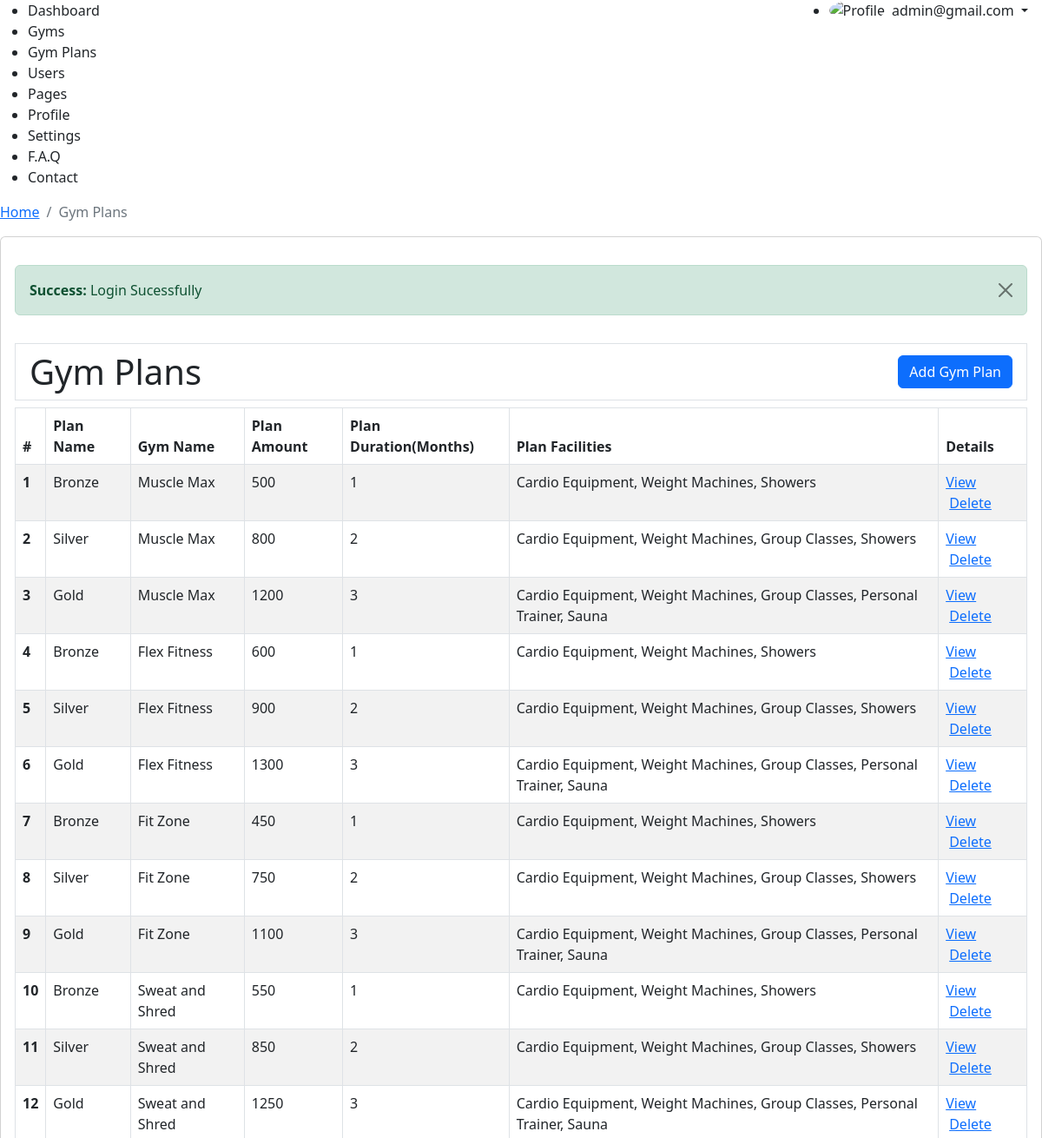
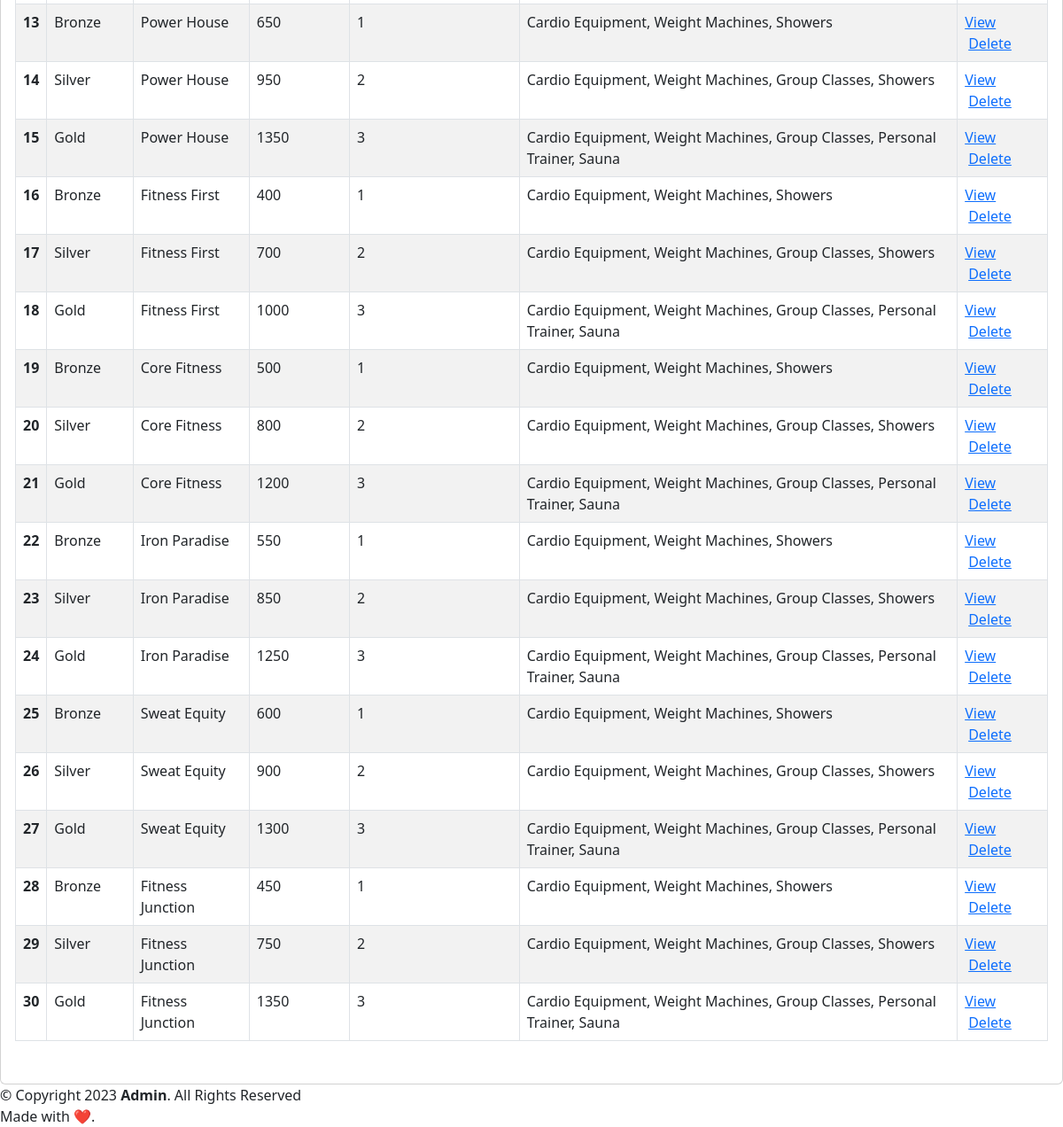
The page /admin/gymPlans.php (signed in) on the database its author committed (2 pictures, top to bottom).
### tables this page shows
CREATE TABLE `tbl_gym_plans` (
  `id` int(11) NOT NULL,
  `name` varchar(255) NOT NULL,
  `price` float NOT NULL,
  `gym_id` int(11) NOT NULL,
  `duration` int(11) NOT NULL,
  `facilities` varchar(255) NOT NULL
);

CREATE TABLE `tbl_gyms` (
  `id` int(11) NOT NULL,
  `name` varchar(255) NOT NULL,
  `image` varchar(255) NOT NULL,
  `location` varchar(255) NOT NULL,
  `activities` varchar(255) NOT NULL,
  `phy_disabled` tinyint(1) NOT NULL,
  `description` text NOT NULL,
  `date` varchar(255) NOT NULL
);

### admin/gymPlans.php (the view, shortened to what this page needs)
<?php
require_once __DIR__ . "/include/layout-start.php";
?>
<?php
$sql = "SELECT a.*, b.name AS gym_name FROM tbl_gym_plans a LEFT JOIN tbl_gyms b ON a.gym_id=b.id;";
$result = $conn -> query($sql);
$rows = $result -> fetch_all(MYSQLI_ASSOC);
?>
<div class="py-3">
<div class="table-responsive">
    <h1 class="py-2 px-3 border border-1 d-flex justify-content-between align-items-center">
        <span>Gym Plans</span>
        <a href="<?=ADMIN_URL?>addGymPlan.php" class="btn btn-primary">Add Gym Plan</a>
    </h1>
    <table class="table table-bordered  table-striped">
        <thead>
            <tr>
                <th scope="col">#</th>
                <th scope="col">Plan Name</th>
                <th scope="col">Gym Name</th>
                <th scope="col">Plan Amount</th>
                <th scope="col">Plan Duration(Months)</th>
                <th scope="col">Plan Facilities</th>
                <th scope="col">Details</th>
            </tr>
        </thead>
        <tbody>
            <?php
            $sl = 0;
            foreach ($rows as $key => $value) {
                $sl++;
            ?>
                <tr>
                    <th scope="row"><?=$sl?></th>
                    <td><?=$value['name']?></td>
                    <td><?=$value['gym_name']?></td>
                    <td><?=$value['price']?></td>
                    <td><?=$value['duration']?></td>
                    <td><?=$value['facilities']?></td>
                    <td>
                        <a href="<?=ADMIN_URL?>gymPlanDetails.php?plan_id=<?=$value['id']?>">
                            View
                        </a>
                        <a class="ms-1"
                            href="<?=ADMIN_URL?>gymPlans.php?did=<?=$value['id']?>"
                            onclick="return confirm('Are you sure?')">
                            Delete
                        </a>
                    </td>
                </tr>
            <?php } ?>
        </tbody>
    </table>
</div>
</div>
<?php require_once __DIR__ . "/include/layout-end.php"; ?>

### rows shown on the page
tbl_gym_plans: name "Bronze", gym.name "Muscle Max", price "500", duration "1", facilities "Cardio Equipment, Weight Machines, Showers"
tbl_gym_plans: name "Silver", gym.name "Muscle Max", price "800", duration "2", facilities "Cardio Equipment, Weight Machines, Group Classes, Showers"
tbl_gym_plans: name "Gold", gym.name "Muscle Max", price "1200", duration "3", facilities "Cardio Equipment, Weight Machines, Group Classes, Personal Trainer, Sauna"
tbl_gym_plans: name "Bronze", gym.name "Flex Fitness", price "600", duration "1", facilities "Cardio Equipment, Weight Machines, Showers"
tbl_gym_plans: name "Silver", gym.name "Flex Fitness", price "900", duration "2", facilities "Cardio Equipment, Weight Machines, Group Classes, Showers"
tbl_gym_plans: name "Gold", gym.name "Flex Fitness", price "1300", duration "3", facilities "Cardio Equipment, Weight Machines, Group Classes, Personal Trainer, Sauna"
tbl_gym_plans: name "Bronze", gym.name "Fit Zone", price "450", duration "1", facilities "Cardio Equipment, Weight Machines, Showers"
tbl_gym_plans: name "Silver", gym.name "Fit Zone", price "750", duration "2", facilities "Cardio Equipment, Weight Machines, Group Classes, Showers"
tbl_gym_plans: name "Gold", gym.name "Fit Zone", price "1100", duration "3", facilities "Cardio Equipment, Weight Machines, Group Classes, Personal Trainer, Sauna"
tbl_gym_plans: name "Bronze", gym.name "Sweat and Shred", price "550", duration "1", facilities "Cardio Equipment, Weight Machines, Showers"
tbl_gym_plans: name "Silver", gym.name "Sweat and Shred", price "850", duration "2", facilities "Cardio Equipment, Weight Machines, Group Classes, Showers"
tbl_gym_plans: name "Gold", gym.name "Sweat and Shred", price "1250", duration "3", facilities "Cardio Equipment, Weight Machines, Group Classes, Personal Trainer, Sauna"
tbl_gym_plans: name "Bronze", gym.name "Power House", price "650", duration "1", facilities "Cardio Equipment, Weight Machines, Showers"
tbl_gym_plans: name "Silver", gym.name "Power House", price "950", duration "2", facilities "Cardio Equipment, Weight Machines, Group Classes, Showers"
tbl_gym_plans: name "Gold", gym.name "Power House", price "1350", duration "3", facilities "Cardio Equipment, Weight Machines, Group Classes, Personal Trainer, Sauna"
tbl_gym_plans: name "Bronze", gym.name "Fitness First", price "400", duration "1", facilities "Cardio Equipment, Weight Machines, Showers"
tbl_gym_plans: name "Silver", gym.name "Fitness First", price "700", duration "2", facilities "Cardio Equipment, Weight Machines, Group Classes, Showers"
tbl_gym_plans: name "Gold", gym.name "Fitness First", price "1000", duration "3", facilities "Cardio Equipment, Weight Machines, Group Classes, Personal Trainer, Sauna"
tbl_gym_plans: name "Bronze", gym.name "Core Fitness", price "500", duration "1", facilities "Cardio Equipment, Weight Machines, Showers"
tbl_gym_plans: name "Silver", gym.name "Core Fitness", price "800", duration "2", facilities "Cardio Equipment, Weight Machines, Group Classes, Showers"
tbl_gym_plans: name "Gold", gym.name "Core Fitness", price "1200", duration "3", facilities "Cardio Equipment, Weight Machines, Group Classes, Personal Trainer, Sauna"
tbl_gym_plans: name "Bronze", gym.name "Iron Paradise", price "550", duration "1", facilities "Cardio Equipment, Weight Machines, Showers"
tbl_gym_plans: name "Silver", gym.name "Iron Paradise", price "850", duration "2", facilities "Cardio Equipment, Weight Machines, Group Classes, Showers"
tbl_gym_plans: name "Gold", gym.name "Iron Paradise", price "1250", duration "3", facilities "Cardio Equipment, Weight Machines, Group Classes, Personal Trainer, Sauna"
tbl_gym_plans: name "Bronze", gym.name "Sweat Equity", price "600", duration "1", facilities "Cardio Equipment, Weight Machines, Showers"
tbl_gym_plans: name "Silver", gym.name "Sweat Equity", price "900", duration "2", facilities "Cardio Equipment, Weight Machines, Group Classes, Showers"
tbl_gym_plans: name "Gold", gym.name "Sweat Equity", price "1300", duration "3", facilities "Cardio Equipment, Weight Machines, Group Classes, Personal Trainer, Sauna"
tbl_gym_plans: name "Bronze", gym.name "Fitness Junction", price "450", duration "1", facilities "Cardio Equipment, Weight Machines, Showers"
tbl_gym_plans: name "Silver", gym.name "Fitness Junction", price "750", duration "2", facilities "Cardio Equipment, Weight Machines, Group Classes, Showers"
tbl_gym_plans: name "Gold", gym.name "Fitness Junction", price "1350", duration "3", facilities "Cardio Equipment, Weight Machines, Group Classes, Personal Trainer, Sauna"

### other values the page prints
$_SESSION['email'] "admin@gmail.com"
$title "Gym Plans"
$_SESSION['sucmsg'] "Login Sucessfully"
